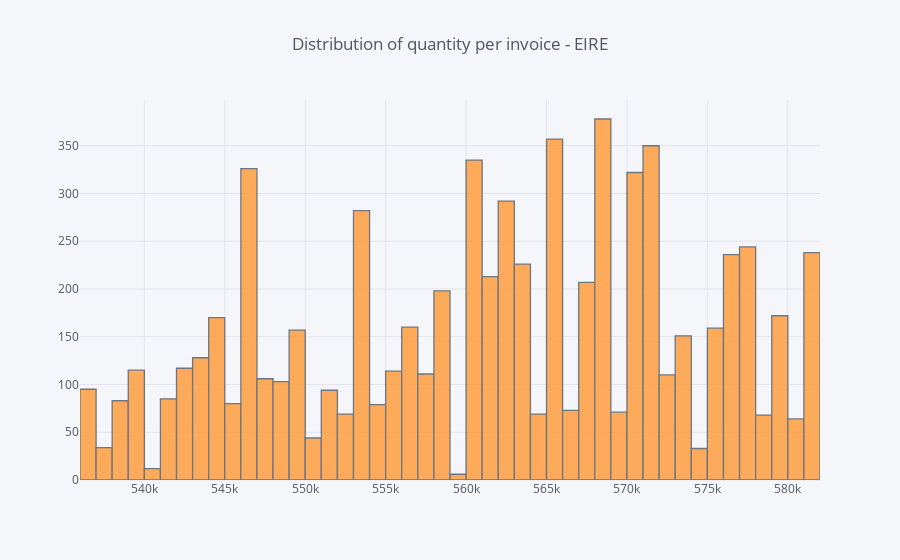
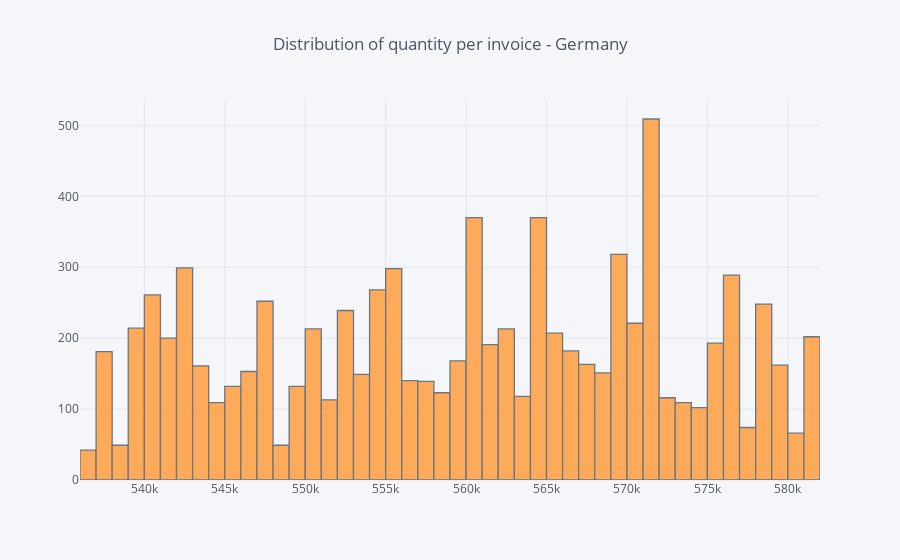
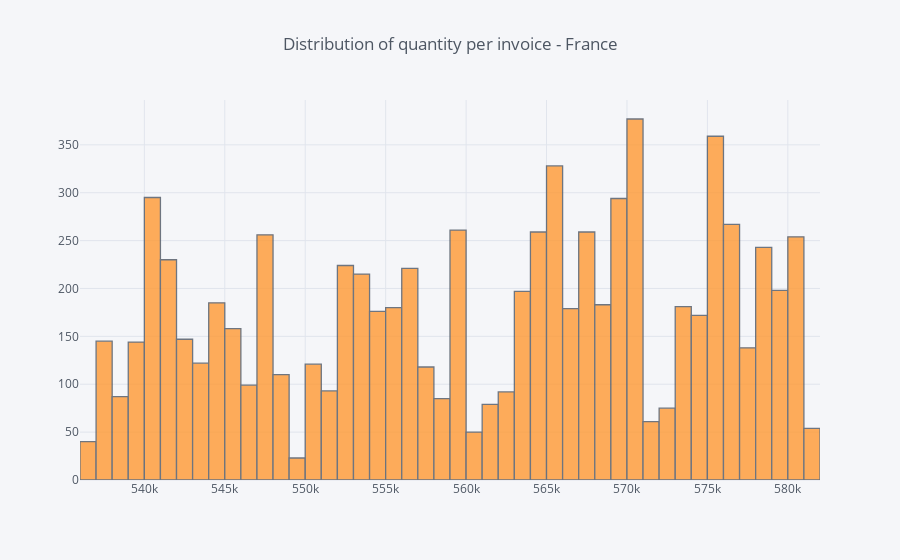
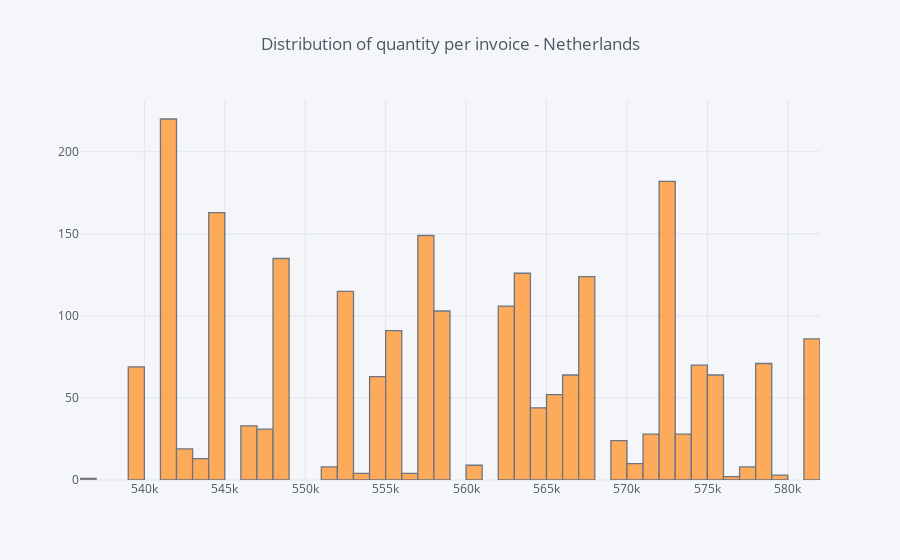

Write notebook code for charts like these, in order.
### Markdown cell above
## 4. Create a set of interactive histograms showing the distributions of quantity per invoice for the following countries: EIRE, Germany, France, and Netherlands.

### Code cell
data.loc[data.Country == 'EIRE', 'InvoiceNo'].iplot(kind='hist', bins=50, title='Distribution of quantity per invoice - EIRE')
data.loc[data.Country == 'Germany', 'InvoiceNo'].iplot(kind='hist',bins=50, title='Distribution of quantity per invoice - Germany')
data.loc[data.Country == 'France', 'InvoiceNo'].iplot(kind='hist',bins=50, title='Distribution of quantity per invoice - France')
data.loc[data.Country == 'Netherlands', 'InvoiceNo'].iplot(kind='hist',bins=50, title='Distribution of quantity per invoice - Netherlands')

### Figure 1 — Plotly figure (JSON) as saved in the notebook; plotly's stock layout.template omitted (floating-point values rounded to 4 significant figures; data arrays with more than 128 entries replaced by an {"elided": "..."} marker saying what was removed)
{"data": [{"histfunc": "count", "histnorm": "", "marker": {"color": "rgba(255, 153, 51, 1.0)", "line": {"color": "#4D5663", "width": 1.3}}, "name": "InvoiceNo", "nbinsx": 50, "opacity": 0.8, "orientation": "v", "type": "histogram", "uid": "2fc83183-5c2a-4b0e-b669-896470fe2d2b", "x": {"elided": "7136 int values"}}], "layout": {"barmode": "overlay", "legend": {"bgcolor": "#F5F6F9", "font": {"color": "#4D5663"}}, "paper_bgcolor": "#F5F6F9", "plot_bgcolor": "#F5F6F9", "title": {"font": {"color": "#4D5663"}, "text": "Distribution of quantity per invoice - EIRE"}, "xaxis": {"gridcolor": "#E1E5ED", "showgrid": true, "tickfont": {"color": "#4D5663"}, "title": {"font": {"color": "#4D5663"}, "text": ""}, "zerolinecolor": "#E1E5ED"}, "yaxis": {"gridcolor": "#E1E5ED", "showgrid": true, "tickfont": {"color": "#4D5663"}, "title": {"font": {"color": "#4D5663"}, "text": ""}, "zerolinecolor": "#E1E5ED"}}}

### Figure 2 — Plotly figure (JSON) as saved in the notebook; plotly's stock layout.template omitted (floating-point values rounded to 4 significant figures; data arrays with more than 128 entries replaced by an {"elided": "..."} marker saying what was removed)
{"data": [{"histfunc": "count", "histnorm": "", "marker": {"color": "rgba(255, 153, 51, 1.0)", "line": {"color": "#4D5663", "width": 1.3}}, "name": "InvoiceNo", "nbinsx": 50, "opacity": 0.8, "orientation": "v", "type": "histogram", "uid": "20dc069e-573b-466b-9af7-f246b43715f4", "x": {"elided": "8658 int values"}}], "layout": {"barmode": "overlay", "legend": {"bgcolor": "#F5F6F9", "font": {"color": "#4D5663"}}, "paper_bgcolor": "#F5F6F9", "plot_bgcolor": "#F5F6F9", "title": {"font": {"color": "#4D5663"}, "text": "Distribution of quantity per invoice - Germany"}, "xaxis": {"gridcolor": "#E1E5ED", "showgrid": true, "tickfont": {"color": "#4D5663"}, "title": {"font": {"color": "#4D5663"}, "text": ""}, "zerolinecolor": "#E1E5ED"}, "yaxis": {"gridcolor": "#E1E5ED", "showgrid": true, "tickfont": {"color": "#4D5663"}, "title": {"font": {"color": "#4D5663"}, "text": ""}, "zerolinecolor": "#E1E5ED"}}}

### Figure 3 — Plotly figure (JSON) as saved in the notebook; plotly's stock layout.template omitted (floating-point values rounded to 4 significant figures; data arrays with more than 128 entries replaced by an {"elided": "..."} marker saying what was removed)
{"data": [{"histfunc": "count", "histnorm": "", "marker": {"color": "rgba(255, 153, 51, 1.0)", "line": {"color": "#4D5663", "width": 1.3}}, "name": "InvoiceNo", "nbinsx": 50, "opacity": 0.8, "orientation": "v", "type": "histogram", "uid": "ecac2582-06ed-4270-9c16-35c0d9ffac55", "x": {"elided": "8034 int values"}}], "layout": {"barmode": "overlay", "legend": {"bgcolor": "#F5F6F9", "font": {"color": "#4D5663"}}, "paper_bgcolor": "#F5F6F9", "plot_bgcolor": "#F5F6F9", "title": {"font": {"color": "#4D5663"}, "text": "Distribution of quantity per invoice - France"}, "xaxis": {"gridcolor": "#E1E5ED", "showgrid": true, "tickfont": {"color": "#4D5663"}, "title": {"font": {"color": "#4D5663"}, "text": ""}, "zerolinecolor": "#E1E5ED"}, "yaxis": {"gridcolor": "#E1E5ED", "showgrid": true, "tickfont": {"color": "#4D5663"}, "title": {"font": {"color": "#4D5663"}, "text": ""}, "zerolinecolor": "#E1E5ED"}}}

### Figure 4 — Plotly figure (JSON) as saved in the notebook; plotly's stock layout.template omitted (floating-point values rounded to 4 significant figures; data arrays with more than 128 entries replaced by an {"elided": "..."} marker saying what was removed)
{"data": [{"histfunc": "count", "histnorm": "", "marker": {"color": "rgba(255, 153, 51, 1.0)", "line": {"color": "#4D5663", "width": 1.3}}, "name": "InvoiceNo", "nbinsx": 50, "opacity": 0.8, "orientation": "v", "type": "histogram", "uid": "d7c0589f-b13e-4604-bccd-d9c5cf4f17af", "x": {"elided": "2322 int values"}}], "layout": {"barmode": "overlay", "legend": {"bgcolor": "#F5F6F9", "font": {"color": "#4D5663"}}, "paper_bgcolor": "#F5F6F9", "plot_bgcolor": "#F5F6F9", "title": {"font": {"color": "#4D5663"}, "text": "Distribution of quantity per invoice - Netherlands"}, "xaxis": {"gridcolor": "#E1E5ED", "showgrid": true, "tickfont": {"color": "#4D5663"}, "title": {"font": {"color": "#4D5663"}, "text": ""}, "zerolinecolor": "#E1E5ED"}, "yaxis": {"gridcolor": "#E1E5ED", "showgrid": true, "tickfont": {"color": "#4D5663"}, "title": {"font": {"color": "#4D5663"}, "text": ""}, "zerolinecolor": "#E1E5ED"}}}
